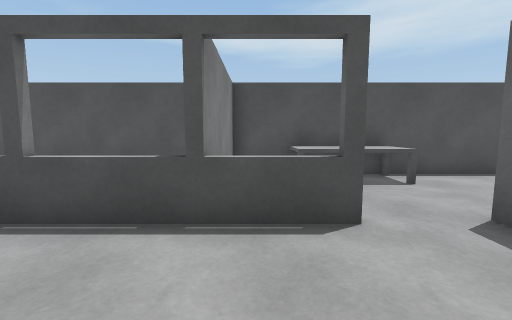
view 1 (above)

12 first-person views from a walk through a Unity game level. The camera is 1.2 m above the floor, tilts 6° down and sees 90° across. The floor is counted in squares, 1 m on a side. Each view is taken from the middle of a square. On the plan, view 1 faces up. The plan holds only what a view shows up to about 12 squares ahead; the rest is blank.

view 2
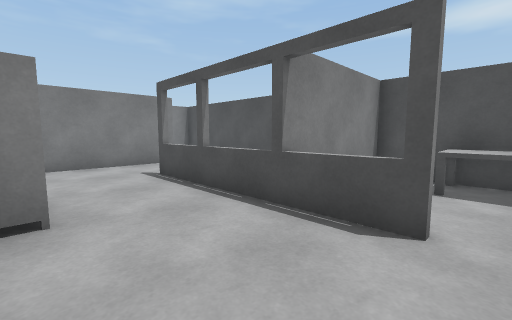

view 3
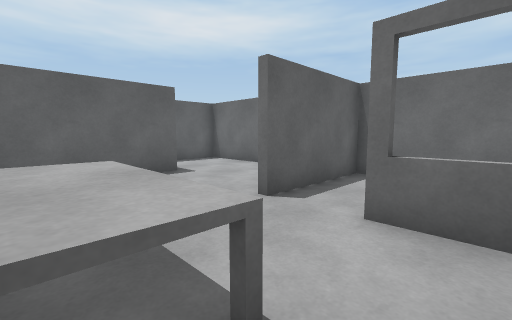

view 4
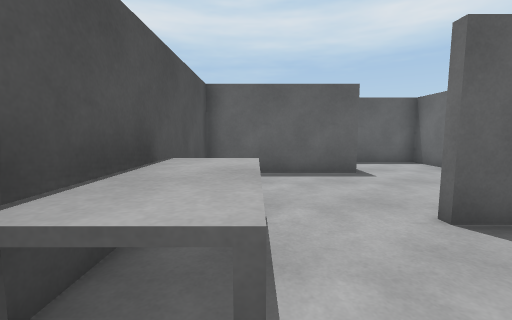

view 5
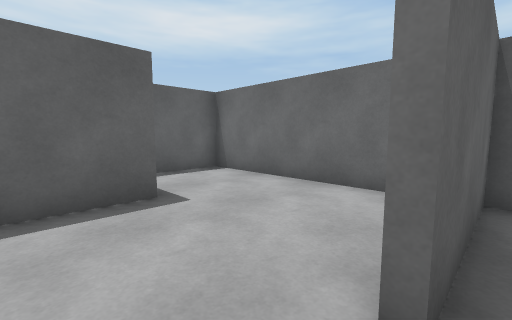

view 6
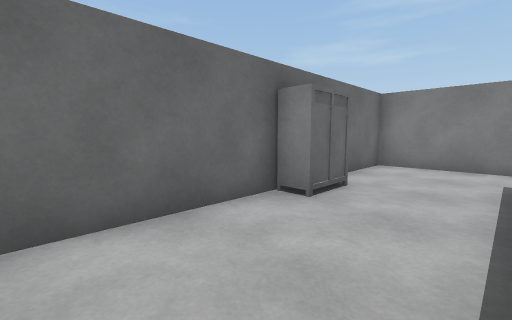

view 7
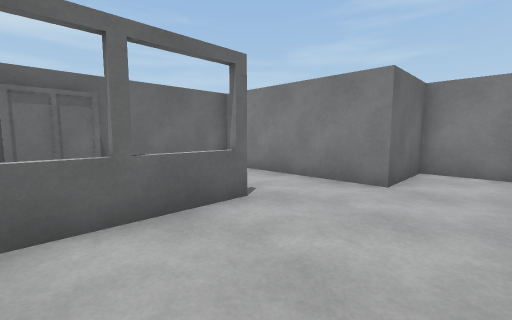

view 8
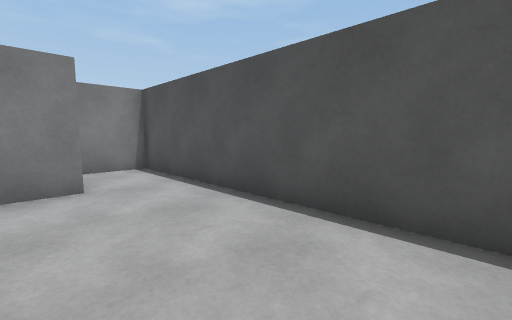

view 9
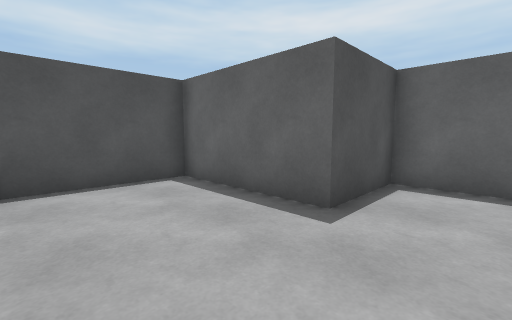

view 10
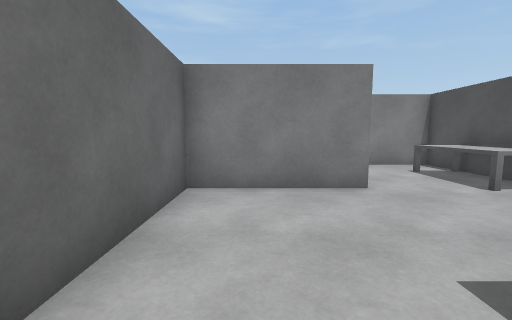

view 11
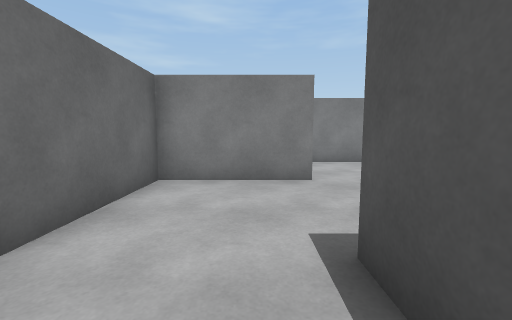

view 12
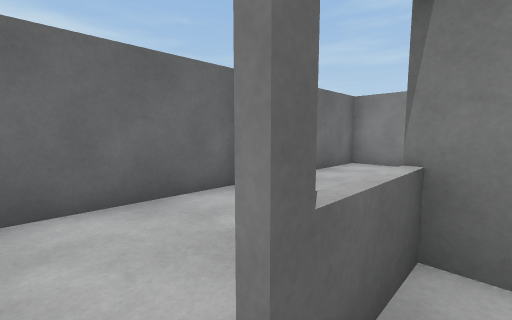

### Floor plan
Key: @ floor where view 1 was taken; # wall or solid block; . floor; = window, fence, low wall or low ledge; ^ raised ledge.
Columns run from 11 left of view 1 to 11 right of it. Each row starts with its distance up from view 1.
  8 ####################
  7 #.........#.^^^^...#
  6 #.........#.^^^^...#
  5 ####......#........#
  4    #......#........#
  3    #..#=#=#=#.#....####
  2    #..........#.......#
  1    #..........#.......#
  0    #....##.@..#.......#
 -1    ####################

Where each view was taken, in squares from view 1:
view 1: 0 up, 0 right, facing up
view 2: 0 up, 2 right, facing up-left
view 3: 7 up, 0 right, facing down-right
view 4: 6 up, 0 right, facing right
view 5: 5 up, 3 right, facing down-right
view 6: 3 up, 2 right, facing down-left
view 7: 7 up, 2 left, facing down-left
view 8: 4 up, 2 left, facing up-left
view 9: 1 up, 4 right, facing up-right
view 10: 1 up, 9 right, facing left
view 11: 2 up, 10 right, facing left
view 12: 4 up, 2 right, facing down-left
